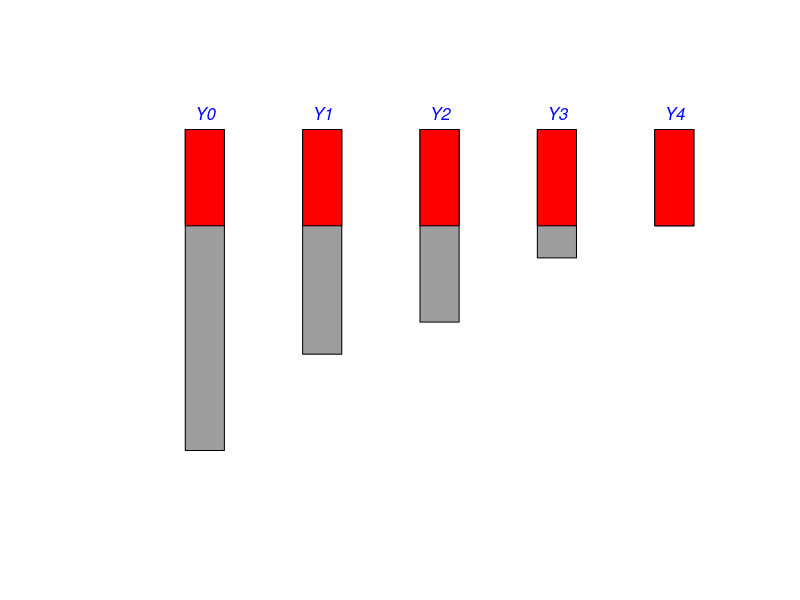
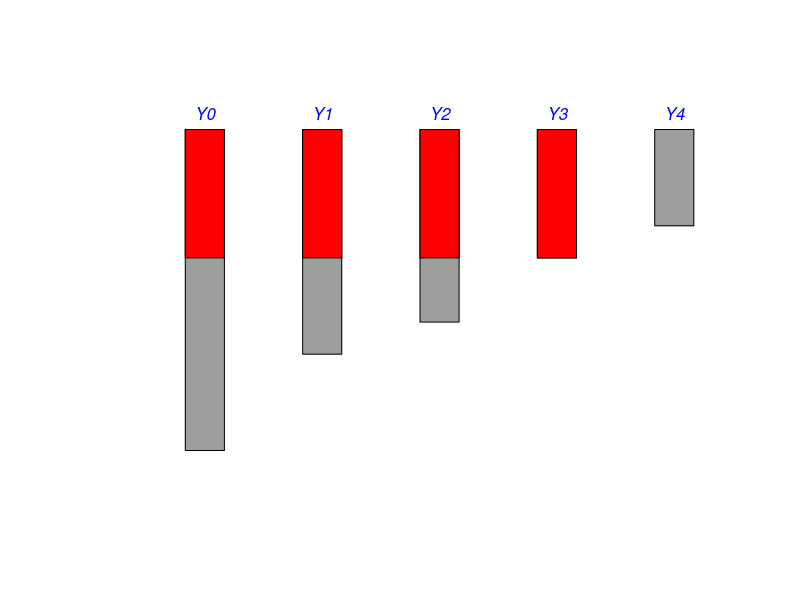
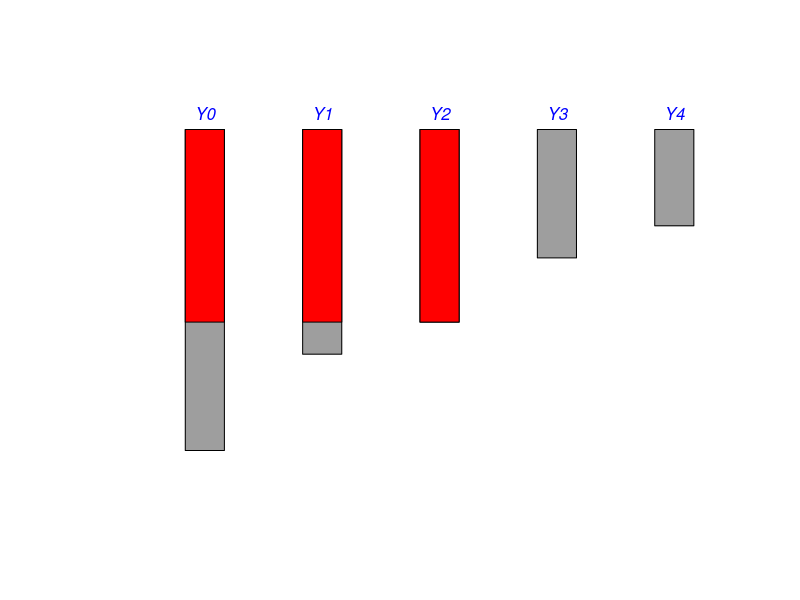
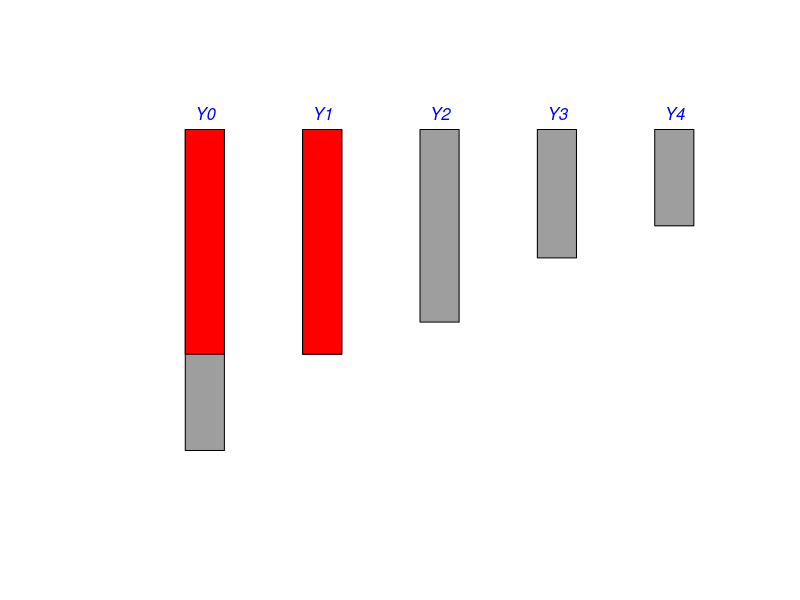
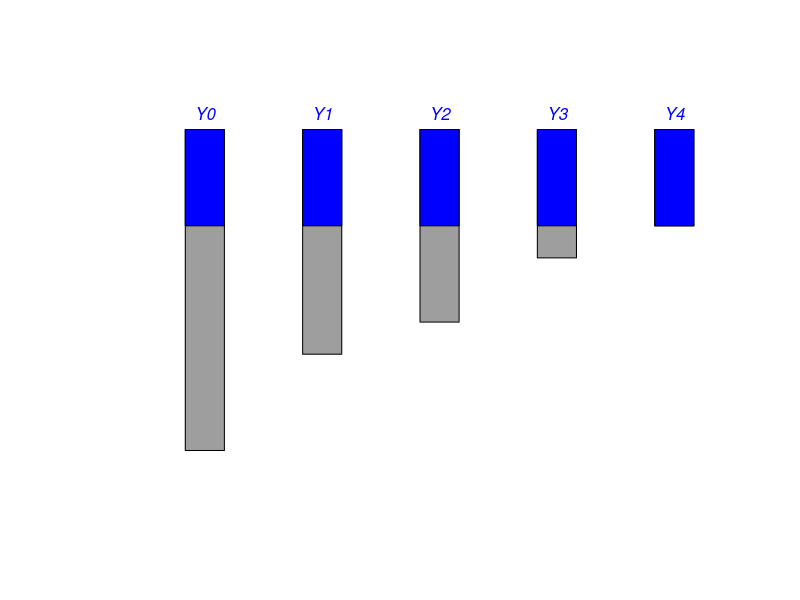
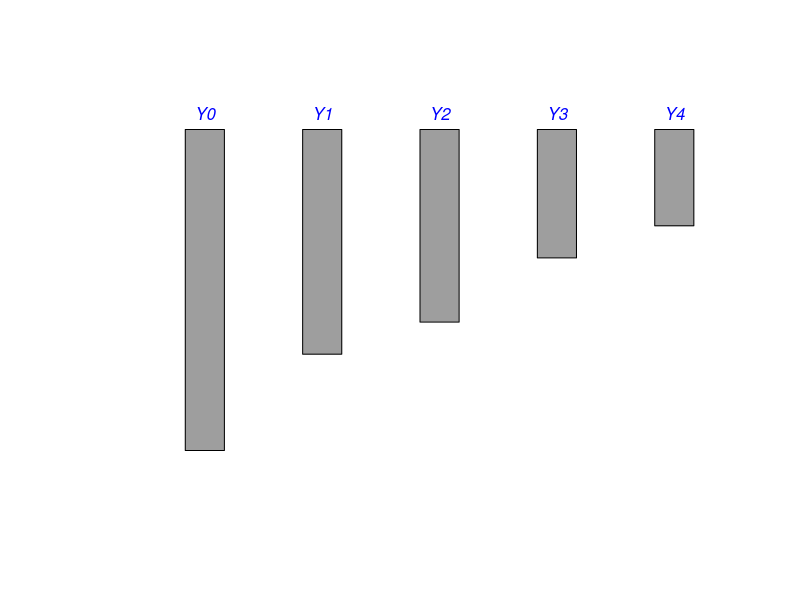
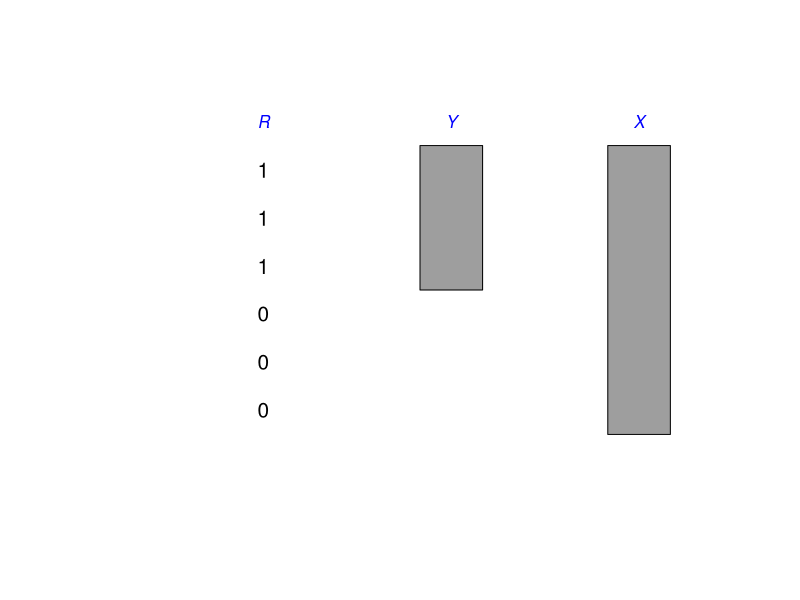
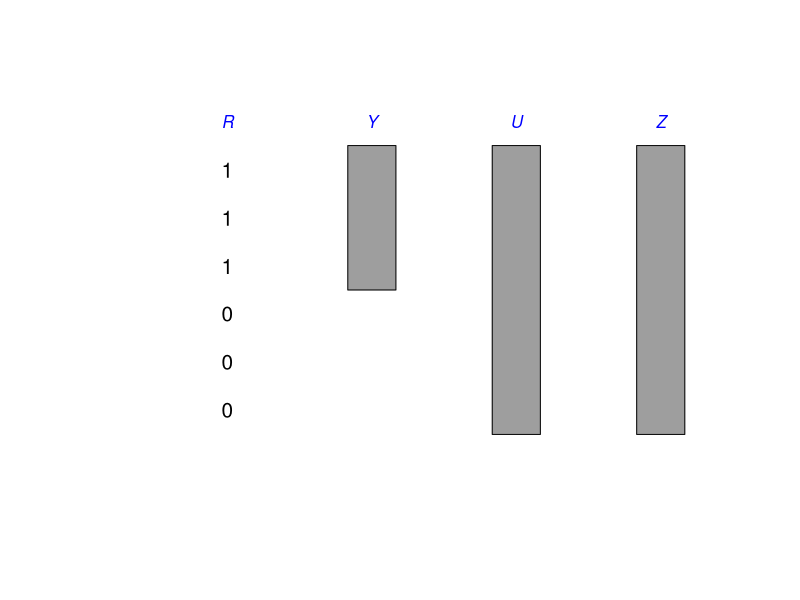

Write the R code that produced these figures, in order.

pdf("cd4datasimple4.pdf")
plot(x=0,y=0,xlim=c(0,1.6),ylim=c(0,12),xaxt="n",yaxt="n",axes=F,xlab="",ylab="",type="n")
rect(0.2,1,0.3,11,col=16)
rect(0.5,4,0.6,11,col=16)
rect(0.8,5,0.9,11,col=16)
rect(1.1,7,1.2,11,col=16)
rect(1.4,8,1.5,11,col=16)

text(0.25,11.5,"Y0",col="blue",cex=1,font=3)
text(0.55,11.5,"Y1",col="blue",cex=1,font=3)
text(0.85,11.5,"Y2",col="blue",cex=1,font=3)
text(1.15,11.5,"Y3",col="blue",cex=1,font=3)
text(1.45,11.5,"Y4",col="blue",cex=1,font=3)

rect(0.2,8,0.3,11,col="red")
rect(0.5,8,0.6,11,col="red")
rect(0.8,8,0.9,11,col="red")
rect(1.1,8,1.2,11,col="red")
rect(1.4,8,1.5,11,col="red")

dev.off()










pdf("cd4datasimple3.pdf")
plot(x=0,y=0,xlim=c(0,1.6),ylim=c(0,12),xaxt="n",yaxt="n",axes=F,xlab="",ylab="",type="n")
rect(0.2,1,0.3,11,col=16)
rect(0.5,4,0.6,11,col=16)
rect(0.8,5,0.9,11,col=16)
rect(1.1,7,1.2,11,col=16)
rect(1.4,8,1.5,11,col=16)

text(0.25,11.5,"Y0",col="blue",cex=1,font=3)
text(0.55,11.5,"Y1",col="blue",cex=1,font=3)
text(0.85,11.5,"Y2",col="blue",cex=1,font=3)
text(1.15,11.5,"Y3",col="blue",cex=1,font=3)
text(1.45,11.5,"Y4",col="blue",cex=1,font=3)

rect(0.2,7,0.3,11,col="red")
rect(0.5,7,0.6,11,col="red")
rect(0.8,7,0.9,11,col="red")
rect(1.1,7,1.2,11,col="red")

dev.off()









pdf("cd4datasimple2.pdf")
plot(x=0,y=0,xlim=c(0,1.6),ylim=c(0,12),xaxt="n",yaxt="n",axes=F,xlab="",ylab="",type="n")
rect(0.2,1,0.3,11,col=16)
rect(0.5,4,0.6,11,col=16)
rect(0.8,5,0.9,11,col=16)
rect(1.1,7,1.2,11,col=16)
rect(1.4,8,1.5,11,col=16)

text(0.25,11.5,"Y0",col="blue",cex=1,font=3)
text(0.55,11.5,"Y1",col="blue",cex=1,font=3)
text(0.85,11.5,"Y2",col="blue",cex=1,font=3)
text(1.15,11.5,"Y3",col="blue",cex=1,font=3)
text(1.45,11.5,"Y4",col="blue",cex=1,font=3)

rect(0.2,5,0.3,11,col="red")
rect(0.5,5,0.6,11,col="red")
rect(0.8,5,0.9,11,col="red")

dev.off()




pdf("cd4datasimple1.pdf")
plot(x=0,y=0,xlim=c(0,1.6),ylim=c(0,12),xaxt="n",yaxt="n",axes=F,xlab="",ylab="",type="n")
rect(0.2,1,0.3,11,col=16)
rect(0.5,4,0.6,11,col=16)
rect(0.8,5,0.9,11,col=16)
rect(1.1,7,1.2,11,col=16)
rect(1.4,8,1.5,11,col=16)

text(0.25,11.5,"Y0",col="blue",cex=1,font=3)
text(0.55,11.5,"Y1",col="blue",cex=1,font=3)
text(0.85,11.5,"Y2",col="blue",cex=1,font=3)
text(1.15,11.5,"Y3",col="blue",cex=1,font=3)
text(1.45,11.5,"Y4",col="blue",cex=1,font=3)

rect(0.2,4,0.3,11,col="red")
rect(0.5,4,0.6,11,col="red")

dev.off()




pdf("cd4datanaive.pdf")
plot(x=0,y=0,xlim=c(0,1.6),ylim=c(0,12),xaxt="n",yaxt="n",axes=F,xlab="",ylab="",type="n")
rect(0.2,1,0.3,11,col=16)
rect(0.5,4,0.6,11,col=16)
rect(0.8,5,0.9,11,col=16)
rect(1.1,7,1.2,11,col=16)
rect(1.4,8,1.5,11,col=16)

text(0.25,11.5,"Y0",col="blue",cex=1,font=3)
text(0.55,11.5,"Y1",col="blue",cex=1,font=3)
text(0.85,11.5,"Y2",col="blue",cex=1,font=3)
text(1.15,11.5,"Y3",col="blue",cex=1,font=3)
text(1.45,11.5,"Y4",col="blue",cex=1,font=3)

rect(0.2,8,0.3,11,col="blue")
rect(0.5,8,0.6,11,col="blue")
rect(0.8,8,0.9,11,col="blue")
rect(1.1,8,1.2,11,col="blue")
rect(1.4,8,1.5,11,col="blue")

dev.off()





pdf("cd4data.pdf")
plot(x=0,y=0,xlim=c(0,1.6),ylim=c(0,12),xaxt="n",yaxt="n",axes=F,xlab="",ylab="",type="n")
rect(0.2,1,0.3,11,col=16)
rect(0.5,4,0.6,11,col=16)
rect(0.8,5,0.9,11,col=16)
rect(1.1,7,1.2,11,col=16)
rect(1.4,8,1.5,11,col=16)

text(0.25,11.5,"Y0",col="blue",cex=1,font=3)
text(0.55,11.5,"Y1",col="blue",cex=1,font=3)
text(0.85,11.5,"Y2",col="blue",cex=1,font=3)
text(1.15,11.5,"Y3",col="blue",cex=1,font=3)
text(1.45,11.5,"Y4",col="blue",cex=1,font=3)
dev.off()


pdf("yx.pdf")
plot(x=0,y=0,xlim=c(0,1),ylim=c(0,8),xaxt="n",yaxt="n",axes=F,xlab="",ylab="",type="n")
#rect(0.2,4,0.3,7,col=16)
rect(0.5,4,0.6,7,col=16)
rect(0.8,1,0.9,7,col=16)

text(0.25,4.5,"1",cex=1.25)
text(0.25,5.5,"1",cex=1.25)
text(0.25,6.5,"1",cex=1.25)
text(0.25,1.5,"0",cex=1.25)
text(0.25,2.5,"0",cex=1.25)
text(0.25,3.5,"0",cex=1.25)

text(0.25,7.5,"R",col="blue",cex=1,font=3)
text(0.55,7.5,"Y",col="blue",cex=1,font=3)
text(0.85,7.5,"X",col="blue",cex=1,font=3)
dev.off()




pdf("yuz.pdf")
plot(x=0,y=0,xlim=c(0,1.3),ylim=c(0,8),xaxt="n",yaxt="n",axes=F,xlab="",ylab="",type="n")
#rect(0.2,4,0.3,7,col=16)
rect(0.5,4,0.6,7,col=16)
rect(0.8,1,0.9,7,col=16)
rect(1.1,1,1.2,7,col=16)

text(0.25,4.5,"1",cex=1.25)
text(0.25,5.5,"1",cex=1.25)
text(0.25,6.5,"1",cex=1.25)
text(0.25,1.5,"0",cex=1.25)
text(0.25,2.5,"0",cex=1.25)
text(0.25,3.5,"0",cex=1.25)

text(0.25,7.5,"R",col="blue",cex=1,font=3)
text(0.55,7.5,"Y",col="blue",cex=1,font=3)
text(0.85,7.5,"U",col="blue",cex=1,font=3)
text(1.15,7.5,"Z",col="blue",cex=1,font=3)
dev.off()












pdf("dyspnoeadata.pdf")
plot(x=0,y=0,xlim=c(0,2),ylim=c(0,12),xaxt="n",yaxt="n",axes=F,xlab="",ylab="",type="n")
rect(0.2,4,0.3,11,col=16)
rect(0.5,3,0.6,11,col=16)
rect(0.8,1,0.9,11,col=16)
rect(1.1,1,1.2,11,col=16)
rect(1.4,1,1.5,11,col=16)
rect(1.7,1,1.8,11,col=16)

text(0.25,11.5,"Y",col="blue",cex=1,font=3)
text(0.55,11.5,"X1",col="blue",cex=1,font=3)
text(0.85,11.5,"X2",col="blue",cex=1,font=3)
text(1.15,11.5,"X3",col="blue",cex=1,font=3)
text(1.45,11.5,"X4",col="blue",cex=1,font=3)
text(1.75,11.5,"X5",col="blue",cex=1,font=3)
dev.off()









